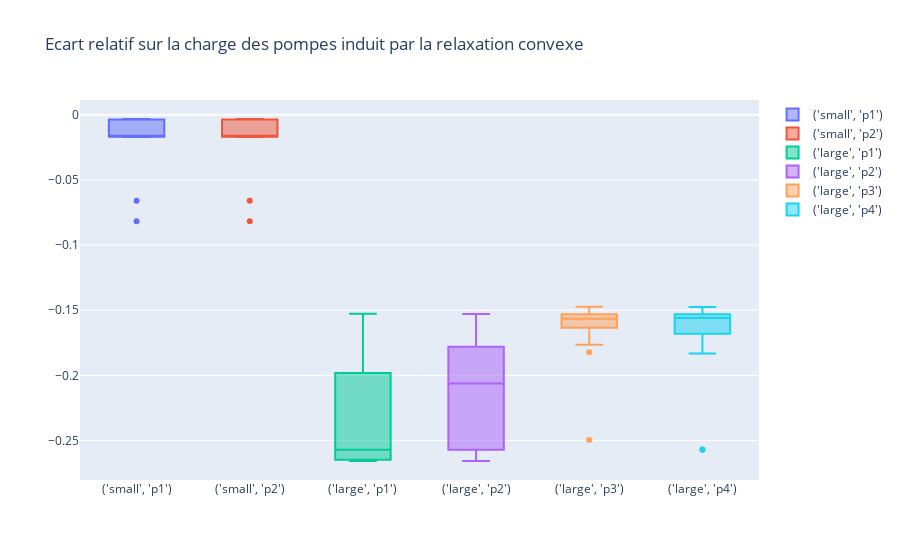

The notebook cell saved with this chart:
### Code cell
fig = go.Figure()
for pompe in débit_pompe:
    fig.add_trace(go.Box(y=débit_pompe[pompe], name=f"{pompe}"))
fig.update_layout(title = "Ecart relatif sur la charge des pompes induit par la relaxation convexe")
fig.show()
